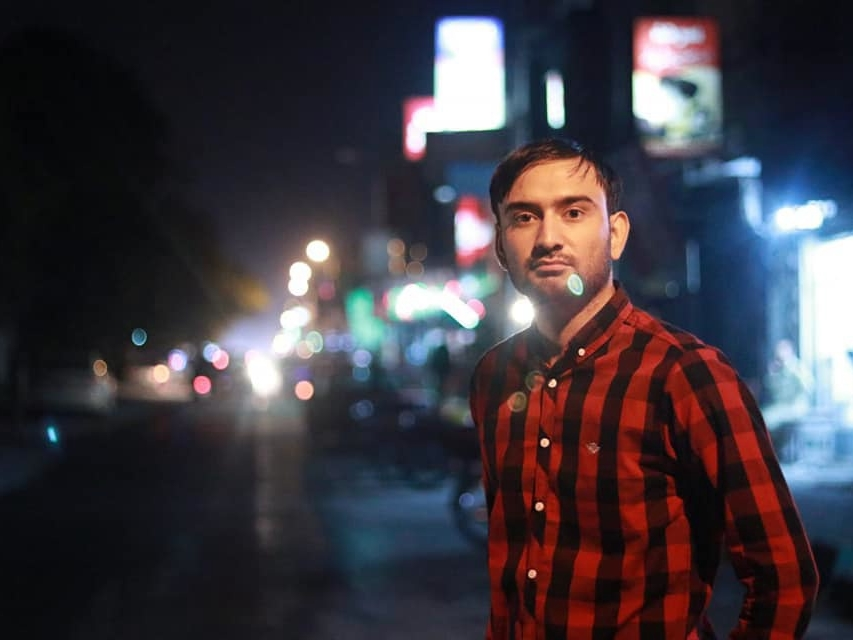
#> input picture IBYYJ/data/00.jpg, 853 x 640 px
$ python -i vid2pdf.py   (imports and definitions only)
#> lines starting #> are read from the running program, lines starting #| are printed output that depends on the picture
#> further down, picture is the input picture: PIL image 853x640 RGB; mean R, G, B 63, 57.4, 64.6
import cv2
import random
import os
import glob
from PIL import Image
import shutil
import cv2


from reportlab.pdfgen import canvas
from reportlab.lib.units import mm, inch
import datetime
from PIL import Image, ImageFilter
from reportlab.lib.colors import HexColor


import string
import random
import shutil


#Create folder
# [8 lines left out: function checkcreatefolder, not called in this run]

def cropped2(im):
    (w,h) = im.size
#> w = 853; h = 640

    width = int((4/3)*h)
#> width = 853

    cutw = (w-width)//2
#> cutw = 0

    left = cutw
#> left = 0
    top = 0
    right = cutw+width
#> right = 853
    bottom = h
#> bottom = 640

    if width<w:

        im = im.crop((left, top, right, bottom))
    else:
        im1 = im.resize((width,h))
        boxImage = im1.filter(ImageFilter.GaussianBlur(10))
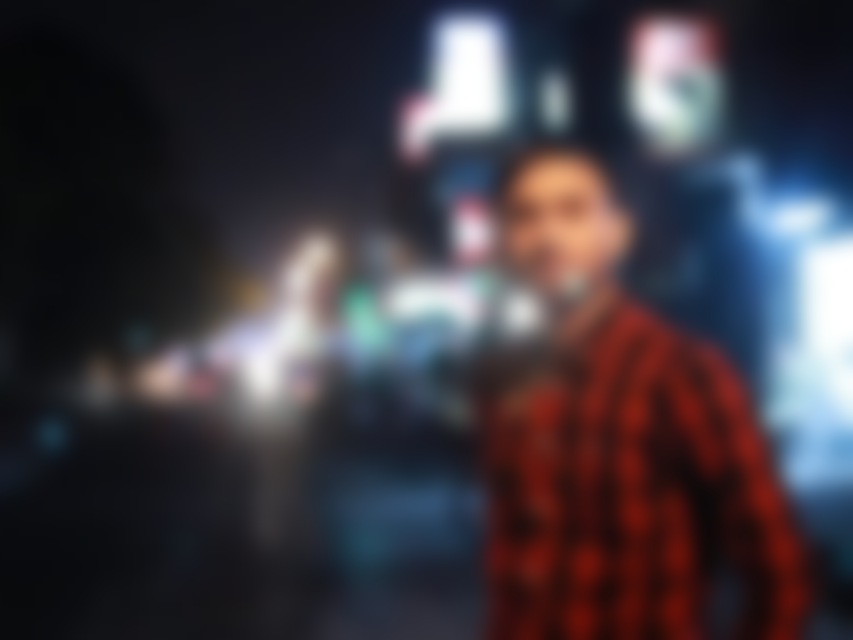
#> boxImage: PIL image 853x640 RGB; mean R, G, B 63, 57.4, 64.6

        boxImage.paste(im,(-cutw,0 ))
        (w,h) = boxImage.size

        width = int((4/3)*h)

        cutw = (w-width)//2

        left = cutw
        top = 0
        right = cutw+width
        bottom = h
        im = boxImage.crop((left, top, right, bottom))
    return im

fol = ''.join(random.choices(string.ascii_uppercase, k = 5))


# [152 lines left out: function getpdff, not called in this run]

>>> from PIL import Image
>>> picture = Image.open('IBYYJ/data/00.jpg')
>>> result = cropped2(picture)
